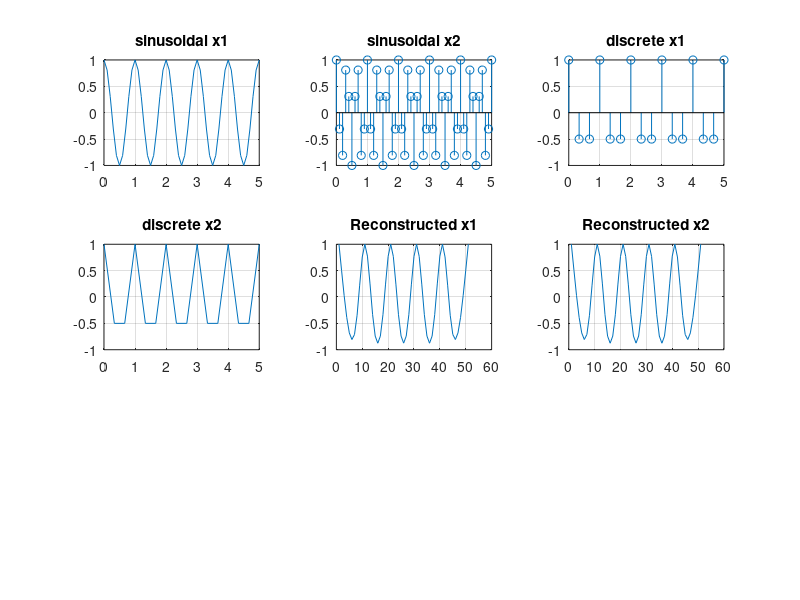

Write MATLAB code to recreate this figure.
t=0:0.1:5;
t1=0:1/3:5;
x1=cos(2*pi*t);
x2=cos(14*pi*t);
subplot(3,3,1), plot(t,x1);
title('sinusoidal x1');
grid on;
subplot(3,3,2), stem(t,x2);
title('sinusoidal x2');
grid on;
n=3;
d_x1=cos(2*pi*t1);
d_x2=cos(14*pi*t1);
subplot(3,3,3), stem(t1,d_x1);
title('discrete x1');
grid on;
subplot(3,3,4), plot(t1,d_x2);
title('discrete x2');
grid on;
subplot(3,3,5), plot(spline(t1, d_x1, t));
title('Reconstructed x1');
grid on;
subplot(3,3,6), plot(spline(t1, d_x2, t));
title('Reconstructed x2');
grid on;
